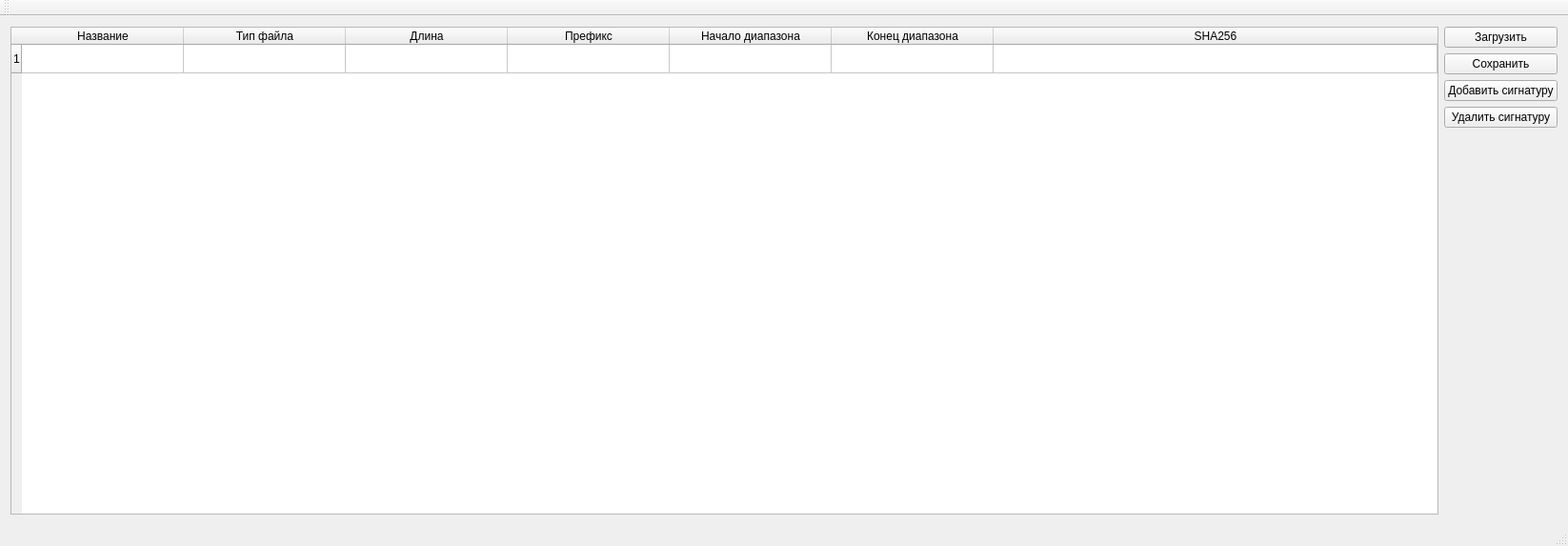
<?xml version="1.0" encoding="UTF-8"?>
<ui version="4.0">
 <class>BaseEditorClass</class>
 <widget class="QMainWindow" name="BaseEditorClass">
  <property name="geometry">
   <rect>
    <x>0</x>
    <y>0</y>
    <width>1646</width>
    <height>573</height>
   </rect>
  </property>
  <property name="baseSize">
   <size>
    <width>0</width>
    <height>0</height>
   </size>
  </property>
  <property name="windowTitle">
   <string>BaseEditor</string>
  </property>
  <widget class="QWidget" name="centralWidget">
   <layout class="QGridLayout" name="gridLayout">
    <item row="0" column="0">
     <widget class="QTableWidget" name="tableWidget">
      <property name="sizeIncrement">
       <size>
        <width>0</width>
        <height>0</height>
       </size>
      </property>
      <property name="sizeAdjustPolicy">
       <enum>QAbstractScrollArea::AdjustIgnored</enum>
      </property>
      <property name="rowCount">
       <number>1</number>
      </property>
      <attribute name="horizontalHeaderDefaultSectionSize">
       <number>170</number>
      </attribute>
      <attribute name="horizontalHeaderStretchLastSection">
       <bool>true</bool>
      </attribute>
      <row/>
      <column>
       <property name="text">
        <string>Название</string>
       </property>
       <property name="textAlignment">
        <set>AlignCenter</set>
       </property>
      </column>
      <column>
       <property name="text">
        <string>Тип файла</string>
       </property>
       <property name="textAlignment">
        <set>AlignCenter</set>
       </property>
      </column>
      <column>
       <property name="text">
        <string>Длина</string>
       </property>
       <property name="textAlignment">
        <set>AlignCenter</set>
       </property>
      </column>
      <column>
       <property name="text">
        <string>Префикс</string>
       </property>
       <property name="textAlignment">
        <set>AlignCenter</set>
       </property>
      </column>
      <column>
       <property name="text">
        <string>Начало диапазона</string>
       </property>
       <property name="textAlignment">
        <set>AlignCenter</set>
       </property>
      </column>
      <column>
       <property name="text">
        <string>Конец диапазона</string>
       </property>
       <property name="textAlignment">
        <set>AlignCenter</set>
       </property>
      </column>
      <column>
       <property name="text">
        <string>SHA256</string>
       </property>
       <property name="textAlignment">
        <set>AlignCenter</set>
       </property>
      </column>
      <item row="0" column="0">
       <property name="text">
        <string/>
       </property>
       <property name="textAlignment">
        <set>AlignLeading|AlignVCenter</set>
       </property>
      </item>
      <item row="0" column="1">
       <property name="text">
        <string/>
       </property>
       <property name="textAlignment">
        <set>AlignLeading|AlignVCenter</set>
       </property>
      </item>
     </widget>
    </item>
    <item row="0" column="1">
     <layout class="QVBoxLayout" name="verticalLayout">
      <item>
       <widget class="QPushButton" name="readButton">
        <property name="text">
         <string>Загрузить</string>
        </property>
       </widget>
      </item>
      <item>
       <widget class="QPushButton" name="writeButton">
        <property name="text">
         <string>Сохранить</string>
        </property>
       </widget>
      </item>
      <item>
       <widget class="QPushButton" name="addButton">
        <property name="text">
         <string>Добавить сигнатуру</string>
        </property>
       </widget>
      </item>
      <item>
       <widget class="QPushButton" name="deleteButton">
        <property name="text">
         <string>Удалить сигнатуру</string>
        </property>
       </widget>
      </item>
      <item>
       <spacer name="verticalSpacer">
        <property name="orientation">
         <enum>Qt::Vertical</enum>
        </property>
        <property name="sizeHint" stdset="0">
         <size>
          <width>20</width>
          <height>40</height>
         </size>
        </property>
       </spacer>
      </item>
     </layout>
    </item>
   </layout>
  </widget>
  <widget class="QMenuBar" name="menuBar">
   <property name="geometry">
    <rect>
     <x>0</x>
     <y>0</y>
     <width>1646</width>
     <height>26</height>
    </rect>
   </property>
  </widget>
  <widget class="QToolBar" name="mainToolBar">
   <attribute name="toolBarArea">
    <enum>TopToolBarArea</enum>
   </attribute>
   <attribute name="toolBarBreak">
    <bool>false</bool>
   </attribute>
  </widget>
  <widget class="QStatusBar" name="statusBar"/>
 </widget>
 <layoutdefault spacing="6" margin="11"/>
 <resources>
  <include location="BaseEditor.qrc"/>
 </resources>
 <connections/>
</ui>
